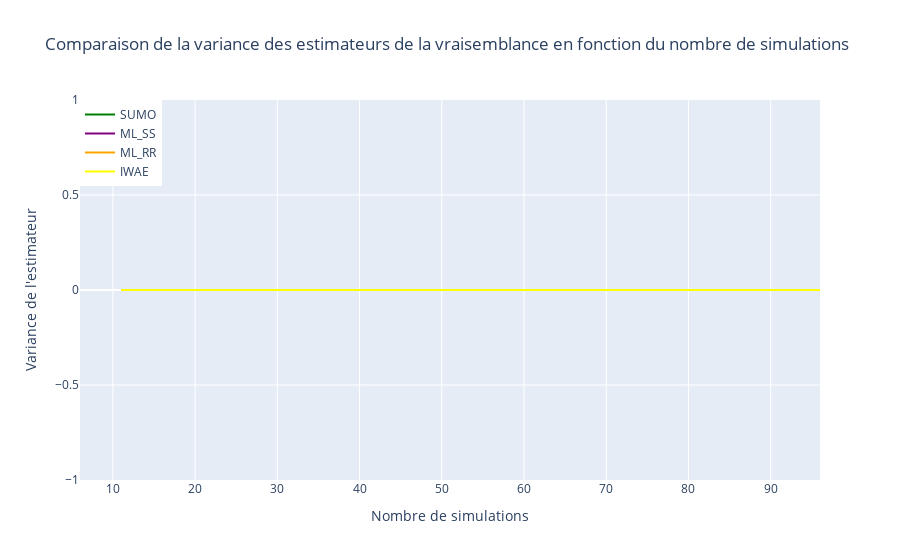

Notebook code cell kept with this figure:
### Code cell
Code.plot_bias_likelihood(r, x, theta_true, noised_A, noised_b, 6, 100, 'variance')

### Figure 1 — Plotly figure (JSON) as saved in the notebook; plotly's stock layout.template omitted (floating-point values rounded to 4 significant figures)
{"data": [{"line": {"color": "green"}, "mode": "lines", "name": "SUMO", "type": "scatter", "x": [6, 11, 16, 21, 26, 31, 36, 41, 46, 51, 56, 61, 66, 71, 76, 81, 86, 91, 96], "y": [null, 0, 0, 0, 0, 0, 0, 0, 0, 0, 0, 0, 0, 0, 0, 0, 0, 0, 0]}, {"line": {"color": "purple"}, "mode": "lines", "name": "ML_SS", "type": "scatter", "x": [6, 11, 16, 21, 26, 31, 36, 41, 46, 51, 56, 61, 66, 71, 76, 81, 86, 91, 96], "y": [null, 0, 0, 0, 0, 0, 0, 0, 0, 0, 0, 0, 0, 0, 0, 0, 0, 0, 0]}, {"line": {"color": "orange"}, "mode": "lines", "name": "ML_RR", "type": "scatter", "x": [6, 11, 16, 21, 26, 31, 36, 41, 46, 51, 56, 61, 66, 71, 76, 81, 86, 91, 96], "y": [null, 0, 0, 0, 0, 0, 0, 0, 0, 0, 0, 0, 0, 0, 0, 0, 0, 0, 0]}, {"line": {"color": "yellow"}, "mode": "lines", "name": "IWAE", "type": "scatter", "x": [6, 11, 16, 21, 26, 31, 36, 41, 46, 51, 56, 61, 66, 71, 76, 81, 86, 91, 96], "y": [null, 0, 0, 0, 0, 0, 0, 0, 0, 0, 0, 0, 0, 0, 0, 0, 0, 0, 0]}], "layout": {"legend": {"font": {"size": 12}, "traceorder": "normal", "x": 0, "y": 1}, "showlegend": true, "title": {"text": "Comparaison de la variance des estimateurs de la vraisemblance en fonction du nombre de simulations"}, "xaxis": {"title": {"text": "Nombre de simulations"}}, "yaxis": {"title": {"text": "Variance de l'estimateur"}}}}
